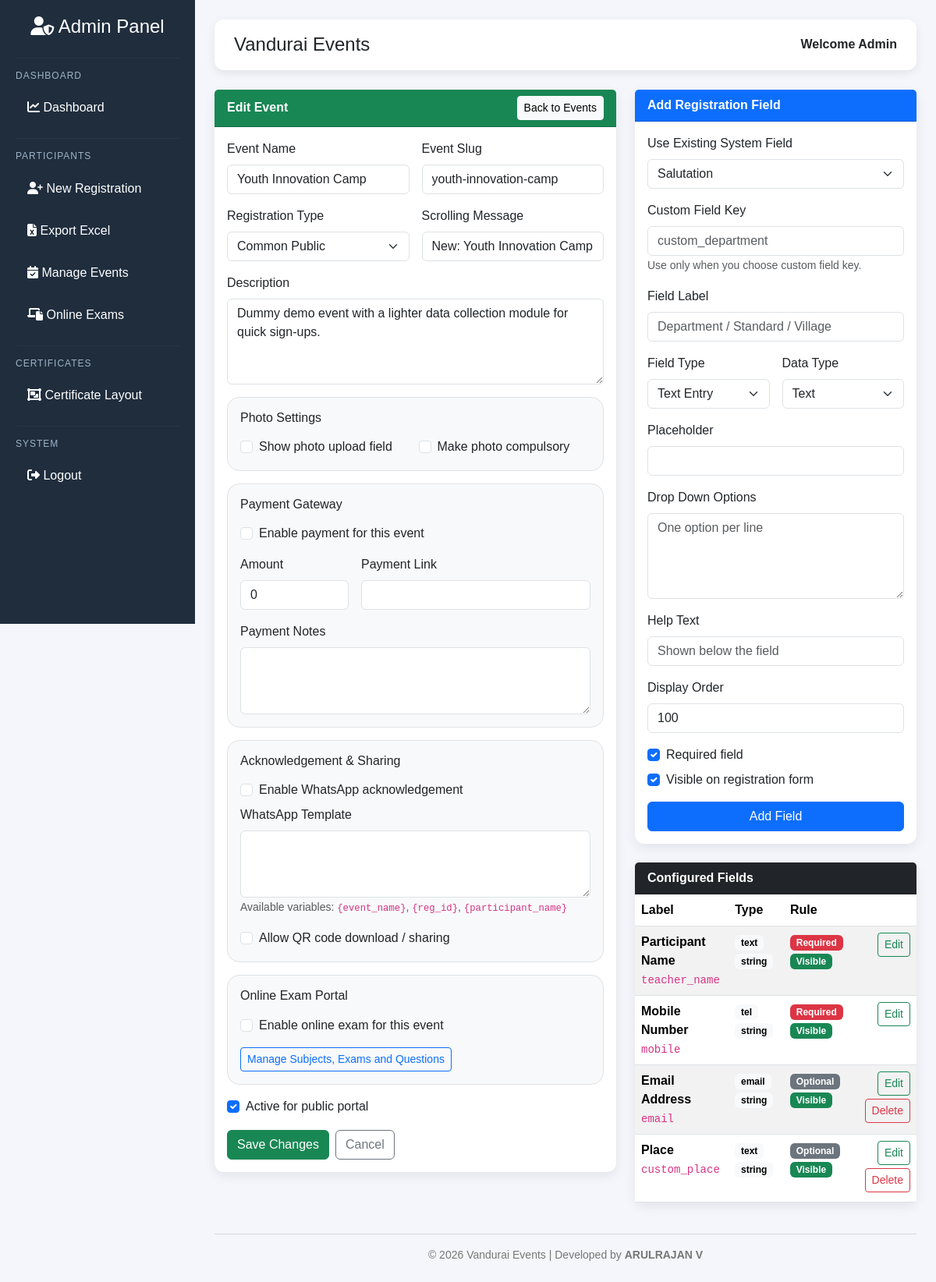
The page /admin/events/4/edit (signed in) on the database as committed earlier.
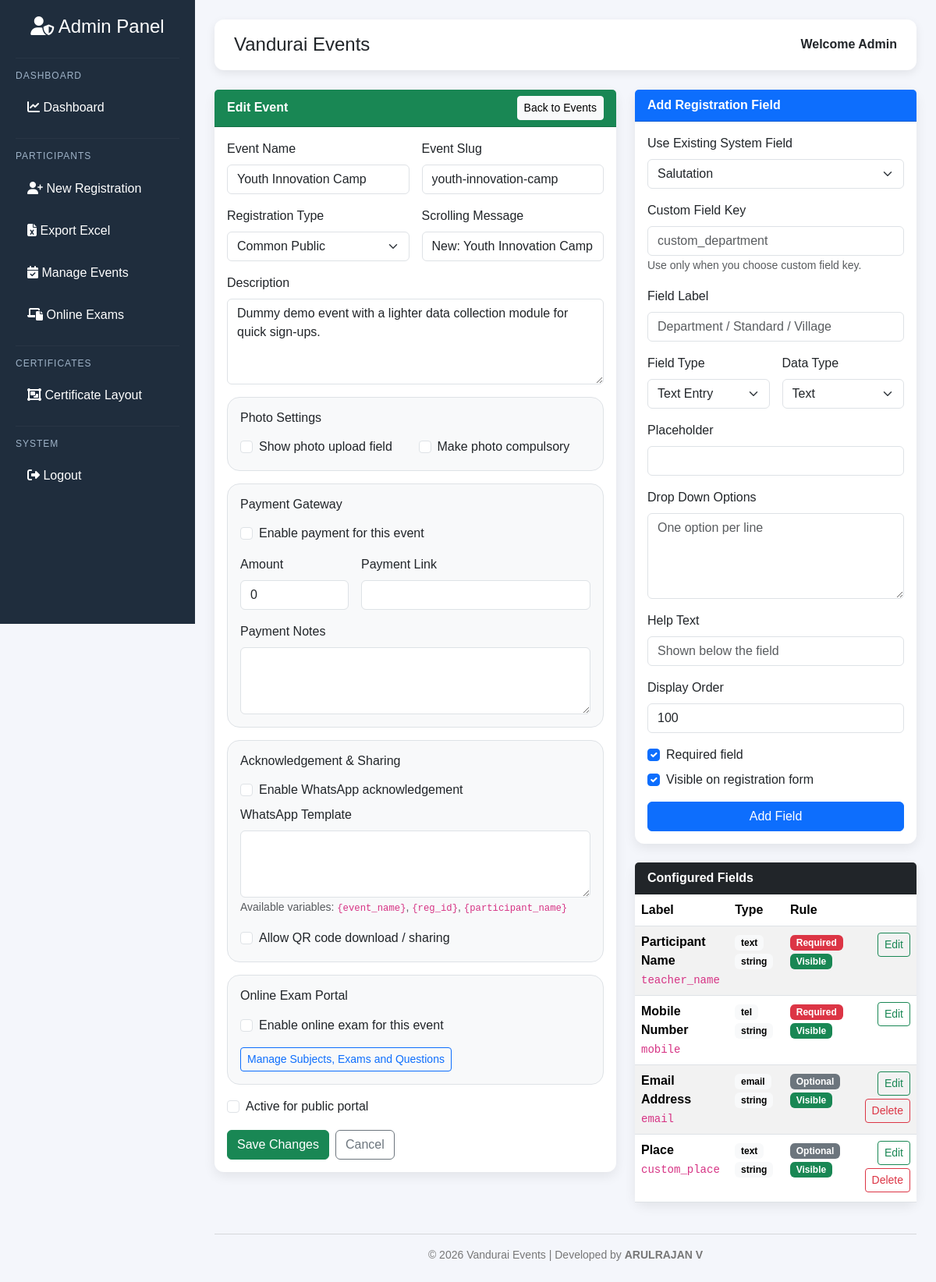
The same page on the database as committed later.
### models.py (models this page shows)
class Event(db.Model):
    __tablename__ = "events"
    id = db.Column(
        db.Integer,
        primary_key=True
    )
    name = db.Column(
        db.String(150),
        nullable=False
    )
    slug = db.Column(
        db.String(160),
        unique=True,
        nullable=False
    )
    description = db.Column(
        db.Text
    )
    registration_type = db.Column(
        db.String(30),
        default="teacher",
        nullable=False
    )
    requires_photo = db.Column(
        db.Boolean,
        default=True,
        nullable=False
    )
    collect_photo = db.Column(
        db.Boolean,
        default=True,
        nullable=False
    )
    collect_email = db.Column(
        db.Boolean,
        default=True,
        nullable=False
    )
    collect_designation = db.Column(
        db.Boolean,
        default=True,
        nullable=False
    )
    collect_subject = db.Column(
        db.Boolean,
        default=True,
        nullable=False
    )
    collect_school_name = db.Column(
        db.Boolean,
        default=True,
        nullable=False
    )
    collect_school_area = db.Column(
        db.Boolean,
        default=True,
        nullable=False
    )
    collect_block = db.Column(
        db.Boolean,
        default=True,
        nullable=False
    )
    marquee_message = db.Column(
        db.String(255)
    )
    payment_enabled = db.Column(
        db.Boolean,
        default=False,
        nullable=False
    )
    payment_amount = db.Column(
        db.Float,
        default=0
    )
    payment_link = db.Column(
        db.String(500)
    )
    payment_notes = db.Column(
        db.Text
    )
    whatsapp_ack_enabled = db.Column(
        db.Boolean,
        default=False,
        nullable=False
    )
    whatsapp_template = db.Column(
        db.Text
    )
    qr_sharing_enabled = db.Column(
        db.Boolean,
        default=True,
        nullable=False
    )
    exam_enabled = db.Column(
        db.Boolean,
        default=False,
        nullable=False
    )
    is_active = db.Column(
        db.Boolean,
        default=True,
        nullable=False
    )
    created_at = db.Column(
        db.DateTime,
        default=datetime.utcnow
    )
    participants = db.relationship(
        "Participant",
        back_populates="event",
        lazy=True
    )
    registration_fields = db.relationship(
        "EventField",
        back_populates="event",
        cascade="all, delete-orphan",
        order_by="EventField.sort_order.asc(), EventField.id.asc()",
        lazy=True
    )
    exam_subjects = db.relationship(
        "ExamSubject",
        back_populates="event",
        cascade="all, delete-orphan",
        order_by="ExamSubject.subject_name.asc()",
        lazy=True
    )
    online_exams = db.relationship(
        "OnlineExam",
        back_populates="event",
        cascade="all, delete-orphan",
        order_by="OnlineExam.created_at.desc()",
        lazy=True
    )

### admin_routes.py (the view, shortened to what this page needs)
@admin_bp.route("/admin/events/<int:id>/edit", methods=["GET", "POST"])
def edit_event(id):
    if "admin" not in session:
        return redirect(url_for("routes.login"))
    event = Event.query.get_or_404(id)
    if not event.registration_fields:
        seed_event_fields(event)
        db.session.commit()
    return render_template(
        "admin/event_edit.html",
        event=event,
        registration_type_choices=REGISTRATION_TYPE_CHOICES,
        field_type_choices=FIELD_TYPE_CHOICES,
        data_type_choices=DATA_TYPE_CHOICES,
        system_field_choices=SYSTEM_FIELD_CHOICES
    )

### templates/admin/event_edit.html (shortened to what the changed rows need)
{% extends "admin/admin_base.html" %}
{% block content %}
<div class="row g-4">
    <div class="col-xl-7">
        <div class="card">
            <div class="card-body">
                <form method="POST">
                    <div class="row g-3">
                        <div class="col-md-6">
                            <label class="form-label">Event Name</label>
                            <input type="text" name="name" class="form-control" value="{{ event.name }}" required>
                        </div>
                        <div class="col-md-6">
                            <label class="form-label">Event Slug</label>
                            <input type="text" name="slug" class="form-control" value="{{ event.slug }}" required>
                        </div>
                        <div class="col-md-6">
                            <label class="form-label">Registration Type</label>
                            <select name="registration_type" class="form-select">
                                {% for value, label in registration_type_choices %}
                                <option value="{{ value }}" {% if event.registration_type == value %}selected{% endif %}>{{ label }}</option>
                                {% endfor %}
                            </select>
                        </div>
                        <div class="col-md-6">
                            <label class="form-label">Scrolling Message</label>
                            <input type="text" name="marquee_message" class="form-control" value="{{ event.marquee_message or '' }}">
                        </div>
                        <div class="col-12">
                            <label class="form-label">Description</label>
                            <textarea name="description" class="form-control" rows="4">{{ event.description or '' }}</textarea>
                        </div>
                        <div class="col-12">
                            <div class="border rounded-4 p-3 bg-light">
                                <div class="row g-2">
                                    <div class="col-md-6">
                                        <div class="form-check">
                                            <input class="form-check-input" type="checkbox" name="collect_photo" id="collect_photo" {% if event.collect_photo %}checked{% endif %}>
                                            <label class="form-check-label" for="collect_photo">Show photo upload field</label>
                                        </div>
                                    </div>
                                    <div class="col-md-6">
                                        <div class="form-check">
                                            <input class="form-check-input" type="checkbox" name="requires_photo" id="requires_photo" {% if event.collect_photo and event.requires_photo %}checked{% endif %}>
                                            <label class="form-check-label" for="requires_photo">Make photo compulsory</label>
                                        </div>
                                    </div>
                                </div>
                            </div>
                        </div>
                        <div class="col-12">
                            <div class="border rounded-4 p-3 bg-light">
                                <div class="form-check mb-3">
                                    <input class="form-check-input" type="checkbox" name="payment_enabled" id="payment_enabled" {% if event.payment_enabled %}checked{% endif %}>
                                    <label class="form-check-label" for="payment_enabled">Enable payment for this event</label>
                                </div>
                                <div class="row g-3">
                                    <div class="col-md-4">
                                        <label class="form-label">Amount</label>
                                        <input type="number" step="0.01" min="0" name="payment_amount" class="form-control" value="{{ event.payment_amount or 0 }}">
                                    </div>
                                </div>
                            </div>
                        </div>
                        <div class="col-12">
                            <div class="border rounded-4 p-3 bg-light">
                                <div class="form-check mb-2">
                                    <input class="form-check-input" type="checkbox" name="whatsapp_ack_enabled" id="whatsapp_ack_enabled" {% if event.whatsapp_ack_enabled %}checked{% endif %}>
                                    <label class="form-check-label" for="whatsapp_ack_enabled">Enable WhatsApp acknowledgement</label>
                                </div>
                                <div class="form-check">
                                    <input class="form-check-input" type="checkbox" name="qr_sharing_enabled" id="qr_sharing_enabled" {% if event.qr_sharing_enabled %}checked{% endif %}>
                                    <label class="form-check-label" for="qr_sharing_enabled">Allow QR code download / sharing</label>
                                </div>
                            </div>
                        </div>
                        <div class="col-12">
                            <div class="border rounded-4 p-3 bg-light">
                                <div class="form-check mb-3">
                                    <input class="form-check-input" type="checkbox" name="exam_enabled" id="exam_enabled" {% if event.exam_enabled %}checked{% endif %}>
                                    <label class="form-check-label" for="exam_enabled">Enable online exam for this event</label>
                                </div>
                            </div>
                        </div>
                        <div class="col-md-6">
                            <div class="form-check">
                                <input class="form-check-input" type="checkbox" name="is_active" id="is_active" {% if event.is_active %}checked{% endif %}>
                                <label class="form-check-label" for="is_active">Active for public portal</label>
                            </div>
                        </div>
                    </div>
                </form>
            </div>
        </div>
    </div>
    <div class="col-xl-5">
        <div class="card">
            <div class="card-body p-0">
                <div class="table-responsive">
                    <table class="table table-striped mb-0">
                        <thead>
                            <tr>
                                <th>Label</th>
                                <th>Type</th>
                                <th>Rule</th>
                                <th></th>
                            </tr>
                        </thead>
                    </table>
                </div>
            </div>
        </div>
    </div>
</div>
{% endblock %}

Rows that differ between the two databases and show on the page:
changed Event "Youth Innovation Camp": is_active "☑" → "☐"
